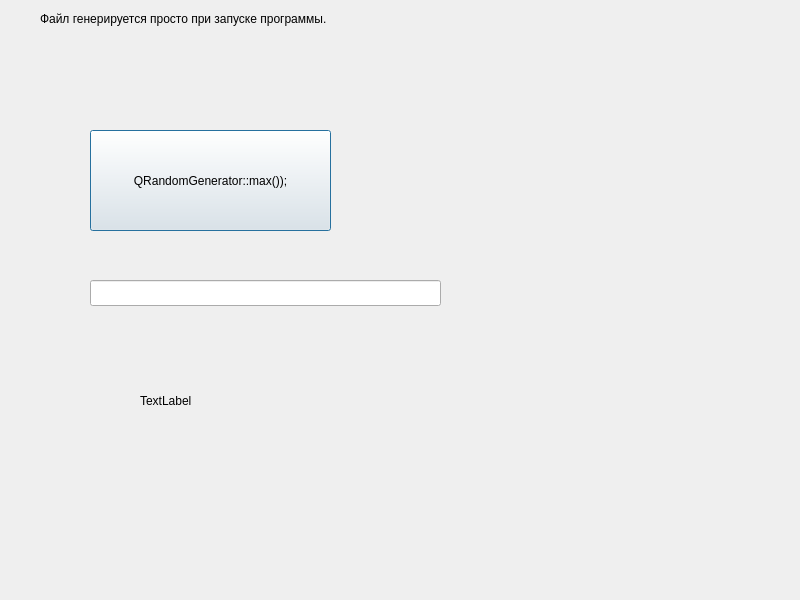
<?xml version="1.0" encoding="UTF-8"?>
<ui version="4.0">
 <class>Dialog</class>
 <widget class="QDialog" name="Dialog">
  <property name="geometry">
   <rect>
    <x>0</x>
    <y>0</y>
    <width>800</width>
    <height>600</height>
   </rect>
  </property>
  <property name="windowTitle">
   <string>Генерация синапсов. Dialog</string>
  </property>
  <widget class="QLabel" name="label">
   <property name="geometry">
    <rect>
     <x>140</x>
     <y>370</y>
     <width>341</width>
     <height>61</height>
    </rect>
   </property>
   <property name="text">
    <string>TextLabel</string>
   </property>
  </widget>
  <widget class="QPushButton" name="pushButton">
   <property name="geometry">
    <rect>
     <x>90</x>
     <y>130</y>
     <width>241</width>
     <height>101</height>
    </rect>
   </property>
   <property name="text">
    <string>QRandomGenerator::max());</string>
   </property>
  </widget>
  <widget class="QLineEdit" name="lineEdit">
   <property name="geometry">
    <rect>
     <x>90</x>
     <y>280</y>
     <width>351</width>
     <height>26</height>
    </rect>
   </property>
  </widget>
  <widget class="QLabel" name="label_2">
   <property name="geometry">
    <rect>
     <x>40</x>
     <y>10</y>
     <width>661</width>
     <height>17</height>
    </rect>
   </property>
   <property name="text">
    <string>Файл генерируется просто при запуске программы.</string>
   </property>
  </widget>
 </widget>
 <resources/>
 <connections/>
</ui>
